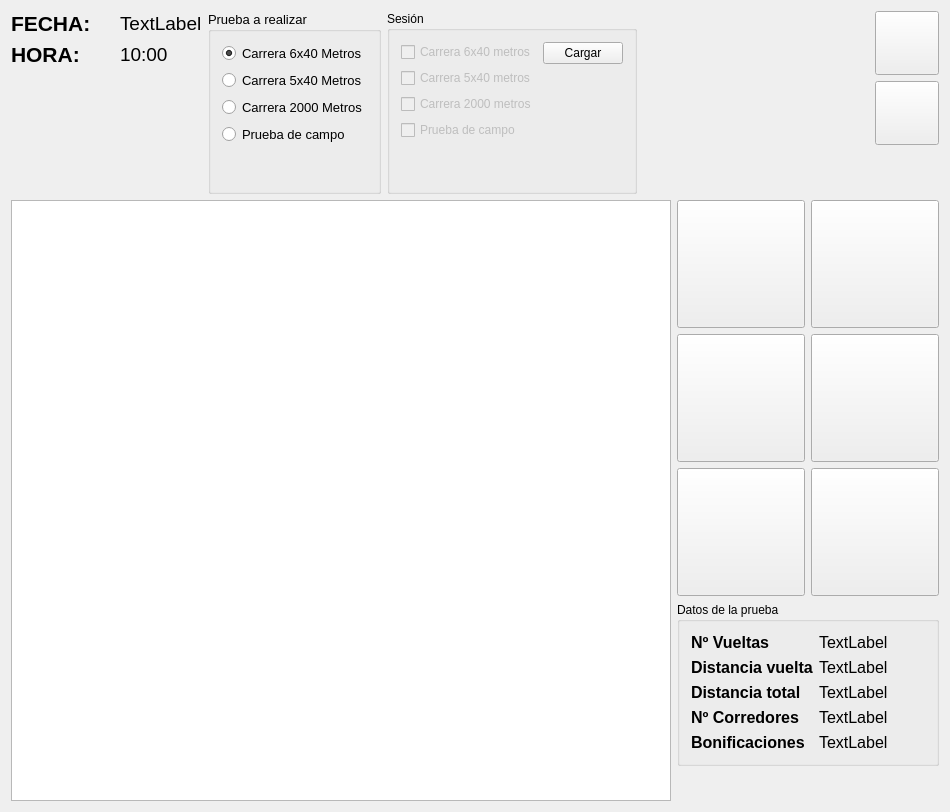
<?xml version="1.0" encoding="UTF-8"?>
<ui version="4.0">
 <class>MyCoachMainWindow</class>
 <widget class="QMainWindow" name="MyCoachMainWindow">
  <property name="geometry">
   <rect>
    <x>0</x>
    <y>0</y>
    <width>950</width>
    <height>812</height>
   </rect>
  </property>
  <property name="windowTitle">
   <string>Federación de Árbitros de Cádiz</string>
  </property>
  <property name="windowIcon">
   <iconset resource="icons.qrc">
    <normaloff>:/iconos/images/icon.png</normaloff>:/iconos/images/icon.png</iconset>
  </property>
  <widget class="QWidget" name="centralWidget">
   <layout class="QVBoxLayout" name="verticalLayout">
    <item>
     <layout class="QHBoxLayout" name="layoutChronometre">
      <item>
       <layout class="QFormLayout" name="formLayout_3">
        <item row="0" column="0">
         <widget class="QLabel" name="label_5">
          <property name="font">
           <font>
            <pointsize>16</pointsize>
            <weight>75</weight>
            <bold>true</bold>
           </font>
          </property>
          <property name="text">
           <string>FECHA:    </string>
          </property>
         </widget>
        </item>
        <item row="0" column="1">
         <widget class="QLabel" name="dateLabel">
          <property name="font">
           <font>
            <pointsize>14</pointsize>
           </font>
          </property>
          <property name="text">
           <string>TextLabel</string>
          </property>
         </widget>
        </item>
        <item row="1" column="0">
         <widget class="QLabel" name="label_7">
          <property name="font">
           <font>
            <pointsize>16</pointsize>
            <weight>75</weight>
            <bold>true</bold>
           </font>
          </property>
          <property name="text">
           <string>HORA:     </string>
          </property>
         </widget>
        </item>
        <item row="1" column="1">
         <widget class="QLabel" name="hourLabel">
          <property name="font">
           <font>
            <pointsize>14</pointsize>
           </font>
          </property>
          <property name="text">
           <string>10:00</string>
          </property>
         </widget>
        </item>
       </layout>
      </item>
      <item>
       <layout class="QVBoxLayout" name="verticalLayout_2">
        <item>
         <widget class="QGroupBox" name="groupBox_2">
          <property name="minimumSize">
           <size>
            <width>160</width>
            <height>0</height>
           </size>
          </property>
          <property name="font">
           <font>
            <pointsize>10</pointsize>
            <weight>50</weight>
            <bold>false</bold>
           </font>
          </property>
          <property name="title">
           <string>Prueba a realizar</string>
          </property>
          <layout class="QVBoxLayout" name="verticalLayout_6">
           <item>
            <widget class="QRadioButton" name="radio60x40Button">
             <property name="font">
              <font>
               <pointsize>10</pointsize>
              </font>
             </property>
             <property name="text">
              <string>Carrera 6x40 Metros</string>
             </property>
             <property name="checked">
              <bool>true</bool>
             </property>
            </widget>
           </item>
           <item>
            <widget class="QRadioButton" name="radio5x40Button">
             <property name="text">
              <string>Carrera 5x40 Metros</string>
             </property>
            </widget>
           </item>
           <item>
            <widget class="QRadioButton" name="radio2000Button">
             <property name="font">
              <font>
               <pointsize>10</pointsize>
              </font>
             </property>
             <property name="text">
              <string>Carrera 2000 Metros</string>
             </property>
            </widget>
           </item>
           <item>
            <widget class="QRadioButton" name="radioPCButton">
             <property name="font">
              <font>
               <pointsize>10</pointsize>
              </font>
             </property>
             <property name="text">
              <string>Prueba de campo</string>
             </property>
            </widget>
           </item>
           <item>
            <spacer name="verticalSpacer_4">
             <property name="orientation">
              <enum>Qt::Vertical</enum>
             </property>
             <property name="sizeHint" stdset="0">
              <size>
               <width>20</width>
               <height>40</height>
              </size>
             </property>
            </spacer>
           </item>
          </layout>
         </widget>
        </item>
       </layout>
      </item>
      <item>
       <widget class="QGroupBox" name="groupBox_3">
        <property name="title">
         <string>Sesión</string>
        </property>
        <layout class="QHBoxLayout" name="horizontalLayout_2">
         <item>
          <layout class="QVBoxLayout" name="verticalLayout_5">
           <item>
            <widget class="QCheckBox" name="checkBox6x40">
             <property name="enabled">
              <bool>false</bool>
             </property>
             <property name="text">
              <string>Carrera 6x40 metros</string>
             </property>
             <property name="checkable">
              <bool>true</bool>
             </property>
            </widget>
           </item>
           <item>
            <widget class="QCheckBox" name="checkBox5x40">
             <property name="enabled">
              <bool>false</bool>
             </property>
             <property name="text">
              <string>Carrera 5x40 metros</string>
             </property>
            </widget>
           </item>
           <item>
            <widget class="QCheckBox" name="checkBox2000">
             <property name="enabled">
              <bool>false</bool>
             </property>
             <property name="text">
              <string>Carrera 2000 metros</string>
             </property>
             <property name="checkable">
              <bool>true</bool>
             </property>
            </widget>
           </item>
           <item>
            <widget class="QCheckBox" name="checkBoxPC">
             <property name="enabled">
              <bool>false</bool>
             </property>
             <property name="text">
              <string>Prueba de campo</string>
             </property>
             <property name="checkable">
              <bool>true</bool>
             </property>
            </widget>
           </item>
           <item>
            <spacer name="verticalSpacer_2">
             <property name="orientation">
              <enum>Qt::Vertical</enum>
             </property>
             <property name="sizeHint" stdset="0">
              <size>
               <width>20</width>
               <height>40</height>
              </size>
             </property>
            </spacer>
           </item>
          </layout>
         </item>
         <item>
          <layout class="QVBoxLayout" name="verticalLayout_4">
           <item>
            <widget class="QPushButton" name="cargarSesionButton">
             <property name="text">
              <string>Cargar</string>
             </property>
            </widget>
           </item>
           <item>
            <spacer name="verticalSpacer_3">
             <property name="orientation">
              <enum>Qt::Vertical</enum>
             </property>
             <property name="sizeHint" stdset="0">
              <size>
               <width>20</width>
               <height>40</height>
              </size>
             </property>
            </spacer>
           </item>
          </layout>
         </item>
        </layout>
       </widget>
      </item>
      <item>
       <spacer name="horizontalSpacer">
        <property name="orientation">
         <enum>Qt::Horizontal</enum>
        </property>
        <property name="sizeHint" stdset="0">
         <size>
          <width>40</width>
          <height>20</height>
         </size>
        </property>
       </spacer>
      </item>
      <item>
       <layout class="QVBoxLayout" name="botoneraLayout">
        <item>
         <widget class="QPushButton" name="startButton">
          <property name="sizePolicy">
           <sizepolicy hsizetype="Fixed" vsizetype="Fixed">
            <horstretch>0</horstretch>
            <verstretch>0</verstretch>
           </sizepolicy>
          </property>
          <property name="minimumSize">
           <size>
            <width>64</width>
            <height>64</height>
           </size>
          </property>
          <property name="maximumSize">
           <size>
            <width>64</width>
            <height>64</height>
           </size>
          </property>
          <property name="font">
           <font>
            <family>Verdana</family>
            <pointsize>14</pointsize>
           </font>
          </property>
          <property name="styleSheet">
           <string notr="true"/>
          </property>
          <property name="text">
           <string/>
          </property>
          <property name="icon">
           <iconset resource="icons.qrc">
            <normaloff>:/iconos/images/timer.png</normaloff>:/iconos/images/timer.png</iconset>
          </property>
          <property name="iconSize">
           <size>
            <width>72</width>
            <height>72</height>
           </size>
          </property>
         </widget>
        </item>
        <item>
         <widget class="QPushButton" name="stopButton">
          <property name="sizePolicy">
           <sizepolicy hsizetype="Fixed" vsizetype="Fixed">
            <horstretch>0</horstretch>
            <verstretch>0</verstretch>
           </sizepolicy>
          </property>
          <property name="minimumSize">
           <size>
            <width>64</width>
            <height>64</height>
           </size>
          </property>
          <property name="maximumSize">
           <size>
            <width>64</width>
            <height>64</height>
           </size>
          </property>
          <property name="font">
           <font>
            <family>Verdana</family>
            <pointsize>14</pointsize>
           </font>
          </property>
          <property name="text">
           <string/>
          </property>
          <property name="icon">
           <iconset resource="icons.qrc">
            <normaloff>:/iconos/images/stop.png</normaloff>:/iconos/images/stop.png</iconset>
          </property>
          <property name="iconSize">
           <size>
            <width>72</width>
            <height>72</height>
           </size>
          </property>
          <property name="autoDefault">
           <bool>false</bool>
          </property>
          <property name="default">
           <bool>false</bool>
          </property>
          <property name="flat">
           <bool>false</bool>
          </property>
         </widget>
        </item>
        <item>
         <spacer name="verticalSpacer_5">
          <property name="orientation">
           <enum>Qt::Vertical</enum>
          </property>
          <property name="sizeHint" stdset="0">
           <size>
            <width>20</width>
            <height>40</height>
           </size>
          </property>
         </spacer>
        </item>
       </layout>
      </item>
     </layout>
    </item>
    <item>
     <layout class="QHBoxLayout" name="horizontalLayout">
      <item>
       <widget class="QTableWidget" name="raceTable">
        <property name="font">
         <font>
          <pointsize>14</pointsize>
         </font>
        </property>
       </widget>
      </item>
      <item>
       <layout class="QVBoxLayout" name="verticalLayout_3">
        <item>
         <layout class="QFormLayout" name="formLayout">
          <item row="0" column="0">
           <widget class="QPushButton" name="refereeButton">
            <property name="sizePolicy">
             <sizepolicy hsizetype="Fixed" vsizetype="Fixed">
              <horstretch>0</horstretch>
              <verstretch>0</verstretch>
             </sizepolicy>
            </property>
            <property name="minimumSize">
             <size>
              <width>128</width>
              <height>128</height>
             </size>
            </property>
            <property name="maximumSize">
             <size>
              <width>128</width>
              <height>128</height>
             </size>
            </property>
            <property name="text">
             <string/>
            </property>
            <property name="icon">
             <iconset resource="icons.qrc">
              <normaloff>:/iconos/images/referee.png</normaloff>:/iconos/images/referee.png</iconset>
            </property>
            <property name="iconSize">
             <size>
              <width>48</width>
              <height>48</height>
             </size>
            </property>
           </widget>
          </item>
          <item row="1" column="0">
           <widget class="QPushButton" name="reportButton">
            <property name="sizePolicy">
             <sizepolicy hsizetype="Fixed" vsizetype="Fixed">
              <horstretch>0</horstretch>
              <verstretch>0</verstretch>
             </sizepolicy>
            </property>
            <property name="minimumSize">
             <size>
              <width>128</width>
              <height>128</height>
             </size>
            </property>
            <property name="maximumSize">
             <size>
              <width>128</width>
              <height>128</height>
             </size>
            </property>
            <property name="text">
             <string/>
            </property>
            <property name="icon">
             <iconset resource="icons.qrc">
              <normaloff>:/iconos/images/report.png</normaloff>:/iconos/images/report.png</iconset>
            </property>
            <property name="iconSize">
             <size>
              <width>48</width>
              <height>48</height>
             </size>
            </property>
           </widget>
          </item>
          <item row="2" column="0">
           <widget class="QPushButton" name="configButton">
            <property name="sizePolicy">
             <sizepolicy hsizetype="Fixed" vsizetype="Fixed">
              <horstretch>0</horstretch>
              <verstretch>0</verstretch>
             </sizepolicy>
            </property>
            <property name="minimumSize">
             <size>
              <width>128</width>
              <height>128</height>
             </size>
            </property>
            <property name="maximumSize">
             <size>
              <width>128</width>
              <height>128</height>
             </size>
            </property>
            <property name="text">
             <string/>
            </property>
            <property name="icon">
             <iconset resource="icons.qrc">
              <normaloff>:/iconos/images/settings.png</normaloff>:/iconos/images/settings.png</iconset>
            </property>
            <property name="iconSize">
             <size>
              <width>48</width>
              <height>48</height>
             </size>
            </property>
           </widget>
          </item>
          <item row="0" column="1">
           <widget class="QPushButton" name="verBonusButton">
            <property name="sizePolicy">
             <sizepolicy hsizetype="Fixed" vsizetype="Fixed">
              <horstretch>0</horstretch>
              <verstretch>0</verstretch>
             </sizepolicy>
            </property>
            <property name="minimumSize">
             <size>
              <width>128</width>
              <height>128</height>
             </size>
            </property>
            <property name="maximumSize">
             <size>
              <width>128</width>
              <height>128</height>
             </size>
            </property>
            <property name="text">
             <string/>
            </property>
            <property name="icon">
             <iconset resource="icons.qrc">
              <normaloff>:/images/bonus_view.png</normaloff>:/images/bonus_view.png</iconset>
            </property>
            <property name="iconSize">
             <size>
              <width>64</width>
              <height>64</height>
             </size>
            </property>
           </widget>
          </item>
          <item row="1" column="1">
           <widget class="QPushButton" name="dorsalTagsButton">
            <property name="minimumSize">
             <size>
              <width>128</width>
              <height>128</height>
             </size>
            </property>
            <property name="maximumSize">
             <size>
              <width>128</width>
              <height>128</height>
             </size>
            </property>
            <property name="text">
             <string/>
            </property>
            <property name="icon">
             <iconset resource="icons.qrc">
              <normaloff>:/iconos/images/dorsales.png</normaloff>:/iconos/images/dorsales.png</iconset>
            </property>
            <property name="iconSize">
             <size>
              <width>64</width>
              <height>64</height>
             </size>
            </property>
           </widget>
          </item>
          <item row="2" column="1">
           <widget class="QPushButton" name="bonusButton">
            <property name="sizePolicy">
             <sizepolicy hsizetype="Fixed" vsizetype="Fixed">
              <horstretch>0</horstretch>
              <verstretch>0</verstretch>
             </sizepolicy>
            </property>
            <property name="minimumSize">
             <size>
              <width>128</width>
              <height>128</height>
             </size>
            </property>
            <property name="maximumSize">
             <size>
              <width>128</width>
              <height>128</height>
             </size>
            </property>
            <property name="text">
             <string/>
            </property>
            <property name="icon">
             <iconset resource="icons.qrc">
              <normaloff>:/iconos/images/bonus.png</normaloff>:/iconos/images/bonus.png</iconset>
            </property>
            <property name="iconSize">
             <size>
              <width>128</width>
              <height>128</height>
             </size>
            </property>
           </widget>
          </item>
         </layout>
        </item>
        <item>
         <widget class="QGroupBox" name="groupBox">
          <property name="title">
           <string>Datos de la prueba</string>
          </property>
          <layout class="QFormLayout" name="formLayout_2">
           <item row="0" column="0">
            <widget class="QLabel" name="label">
             <property name="font">
              <font>
               <pointsize>12</pointsize>
               <weight>75</weight>
               <bold>true</bold>
              </font>
             </property>
             <property name="text">
              <string>Nº Vueltas</string>
             </property>
            </widget>
           </item>
           <item row="0" column="1">
            <widget class="QLabel" name="vueltasLabel">
             <property name="font">
              <font>
               <pointsize>12</pointsize>
              </font>
             </property>
             <property name="text">
              <string>TextLabel</string>
             </property>
            </widget>
           </item>
           <item row="1" column="0">
            <widget class="QLabel" name="label_2">
             <property name="font">
              <font>
               <pointsize>12</pointsize>
               <weight>75</weight>
               <bold>true</bold>
              </font>
             </property>
             <property name="text">
              <string>Distancia vuelta</string>
             </property>
            </widget>
           </item>
           <item row="1" column="1">
            <widget class="QLabel" name="distVueltaLabel">
             <property name="font">
              <font>
               <pointsize>12</pointsize>
              </font>
             </property>
             <property name="text">
              <string>TextLabel</string>
             </property>
            </widget>
           </item>
           <item row="2" column="0">
            <widget class="QLabel" name="label_4">
             <property name="font">
              <font>
               <pointsize>12</pointsize>
               <weight>75</weight>
               <bold>true</bold>
              </font>
             </property>
             <property name="text">
              <string>Distancia total</string>
             </property>
            </widget>
           </item>
           <item row="2" column="1">
            <widget class="QLabel" name="distTotalLabel">
             <property name="font">
              <font>
               <pointsize>12</pointsize>
              </font>
             </property>
             <property name="text">
              <string>TextLabel</string>
             </property>
            </widget>
           </item>
           <item row="3" column="0">
            <widget class="QLabel" name="label_3">
             <property name="font">
              <font>
               <pointsize>12</pointsize>
               <weight>75</weight>
               <bold>true</bold>
              </font>
             </property>
             <property name="text">
              <string>Nº Corredores</string>
             </property>
            </widget>
           </item>
           <item row="3" column="1">
            <widget class="QLabel" name="corredoresLabel">
             <property name="font">
              <font>
               <pointsize>12</pointsize>
              </font>
             </property>
             <property name="text">
              <string>TextLabel</string>
             </property>
            </widget>
           </item>
           <item row="4" column="0">
            <widget class="QLabel" name="label_6">
             <property name="font">
              <font>
               <pointsize>12</pointsize>
               <weight>75</weight>
               <bold>true</bold>
              </font>
             </property>
             <property name="text">
              <string>Bonificaciones</string>
             </property>
            </widget>
           </item>
           <item row="4" column="1">
            <widget class="QLabel" name="bonusLabel">
             <property name="font">
              <font>
               <pointsize>12</pointsize>
              </font>
             </property>
             <property name="text">
              <string>TextLabel</string>
             </property>
            </widget>
           </item>
          </layout>
         </widget>
        </item>
        <item>
         <spacer name="verticalSpacer">
          <property name="orientation">
           <enum>Qt::Vertical</enum>
          </property>
          <property name="sizeHint" stdset="0">
           <size>
            <width>20</width>
            <height>40</height>
           </size>
          </property>
         </spacer>
        </item>
       </layout>
      </item>
     </layout>
    </item>
   </layout>
  </widget>
 </widget>
 <layoutdefault spacing="6" margin="11"/>
 <resources>
  <include location="icons.qrc"/>
 </resources>
 <connections/>
</ui>
